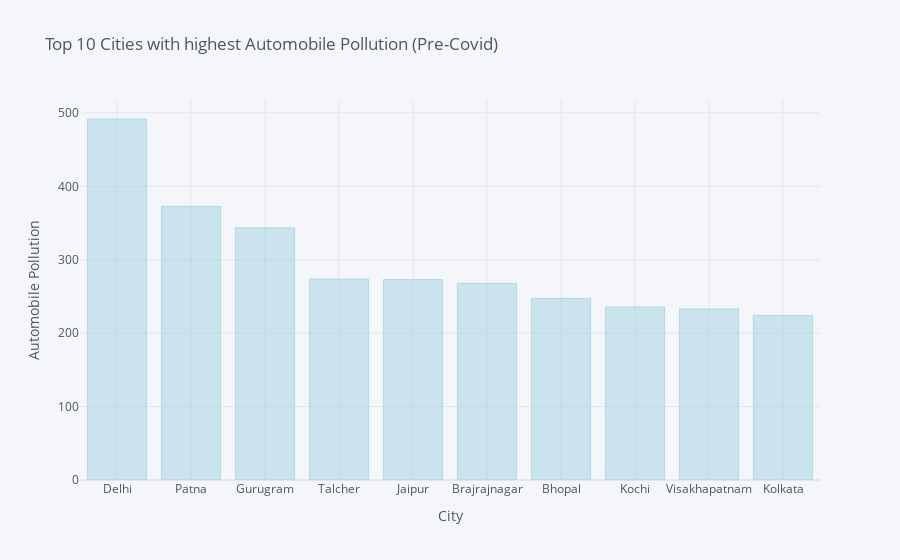

Here is the notebook cell this chart was saved with:
### Markdown cell above
This graph depicts the relationship between automobile pollution levels and different cities in India during the pre-COVID period from 2015 to 2019. We notice that for the city around the 10000th row (Delhi) has the highest median Automobile pollution content. This can be seen in the plot below.

### Code cell
df_automobile = df.groupby('City')['Automobile_Pollution'].median().sort_values(ascending=False).head(10)
plot = df_automobile.iplot(kind='bar', xTitle='City', yTitle='Automobile Pollution', title='Top 10 Cities with highest Automobile Pollution (Pre-Covid)', color='lightblue')
plot

### Figure 1 — Plotly figure (JSON) as saved in the notebook; plotly's stock layout.template omitted (floating-point values rounded to 4 significant figures)
{"data": [{"marker": {"color": "rgba(173, 216, 230, 0.6)", "line": {"color": "rgba(173, 216, 230, 1.0)", "width": 1}}, "name": "Automobile_Pollution", "orientation": "v", "text": "", "type": "bar", "x": ["Delhi", "Patna", "Gurugram", "Talcher", "Jaipur", "Brajrajnagar", "Bhopal", "Kochi", "Visakhapatnam", "Kolkata"], "y": [491.8, 372.8, 343.6, 273.6, 272.9, 267.8, 247.4, 235.7, 232.9, 224.2]}], "layout": {"legend": {"bgcolor": "#F5F6F9", "font": {"color": "#4D5663"}}, "paper_bgcolor": "#F5F6F9", "plot_bgcolor": "#F5F6F9", "title": {"font": {"color": "#4D5663"}, "text": "Top 10 Cities with highest Automobile Pollution (Pre-Covid)"}, "xaxis": {"gridcolor": "#E1E5ED", "showgrid": true, "tickfont": {"color": "#4D5663"}, "title": {"font": {"color": "#4D5663"}, "text": "City"}, "zerolinecolor": "#E1E5ED"}, "yaxis": {"gridcolor": "#E1E5ED", "showgrid": true, "tickfont": {"color": "#4D5663"}, "title": {"font": {"color": "#4D5663"}, "text": "Automobile Pollution"}, "zerolinecolor": "#E1E5ED"}}}
